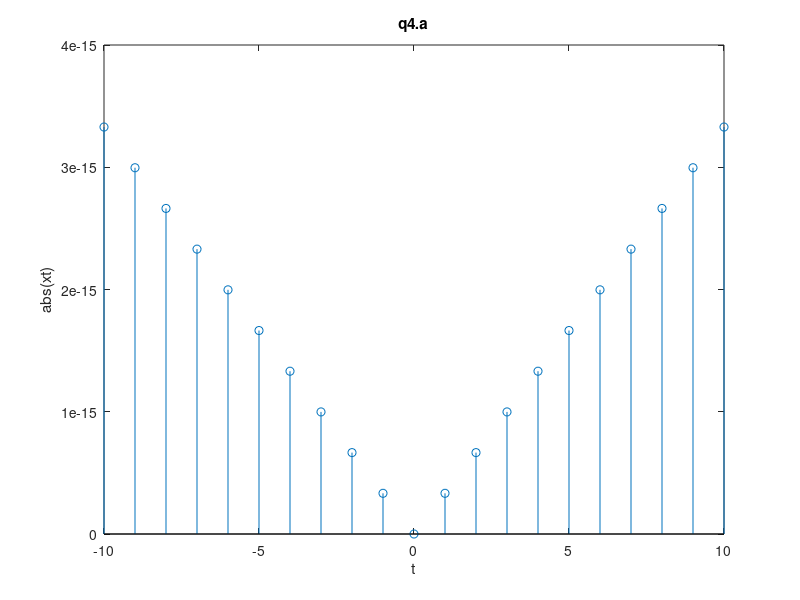
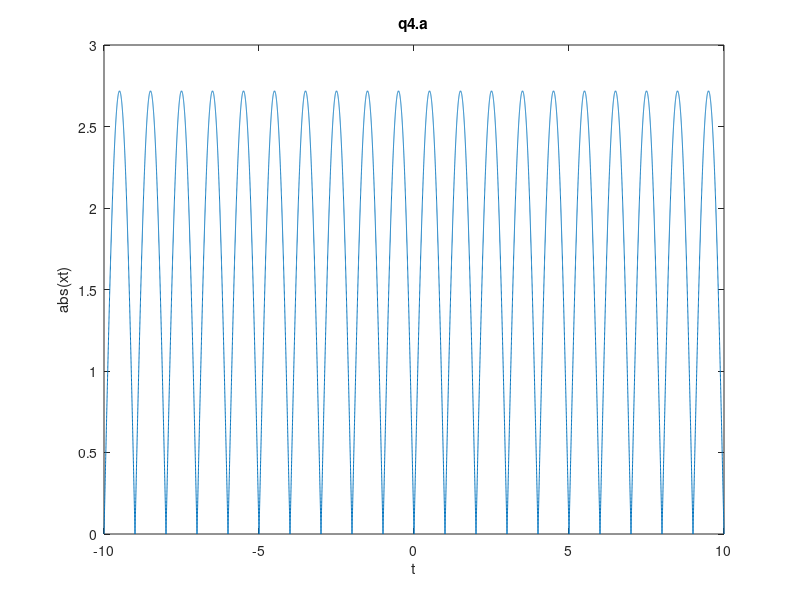
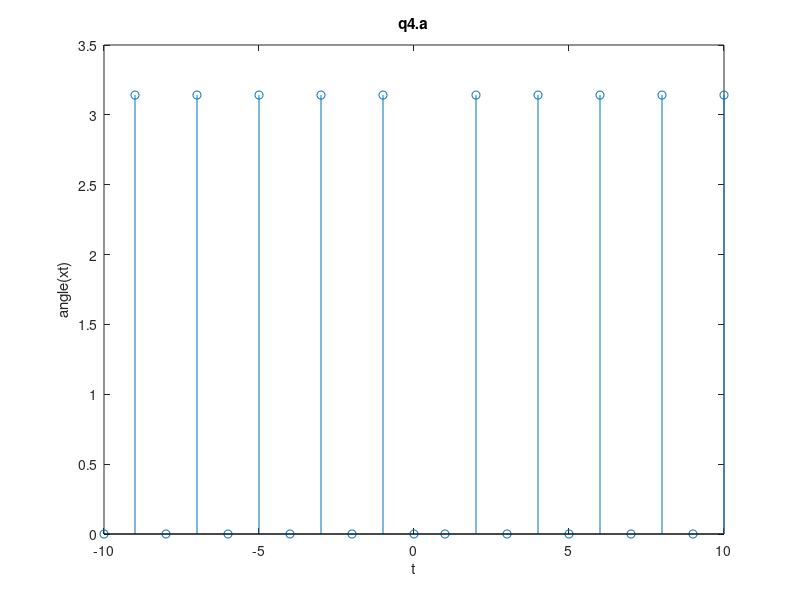
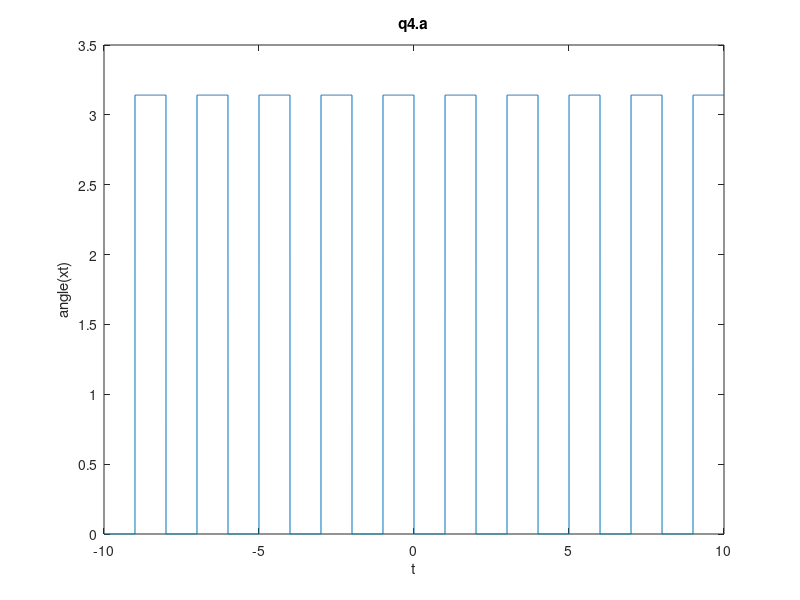

Reproduce these figures in MATLAB, in order.
clc;
clear;

% q4.a

t1 = [-10:0.001:10];
t2 = [-10:10];
xt2 = imag(2 - exp(1-(j*pi).*t2));
% x(t) for stem (without steps)
xt1 = imag(2 - exp(1-(j*pi).*t1));
% x(t) for plot with a 0.001 step

figure
stem(t2, abs(xt2));
title('q4.a');
xlabel('t');
ylabel('abs(xt)');

figure
plot(t1, abs(xt1));
title('q4.a');
xlabel('t');
ylabel('abs(xt)');

figure
stem(t2, angle(xt2));
title('q4.a');
xlabel('t');
ylabel('angle(xt)');

figure
plot(t1, angle(xt1));
title('q4.a');
xlabel('t');
ylabel('angle(xt)');

w = [-10*pi:10*pi];
xw = j*w./(1 + j.*w);

figure
stem(w, abs(xw));
title('q4.b');
xlabel('w');
ylabel('abs(xw)');

figure
plot(w, abs(xw));
title('q4.b');
xlabel('w');
ylabel('abs(xw)');

figure
stem(w, angle(xw));
title('q4.b');
xlabel('w');
ylabel('angle(xw)');

figure
plot(w, angle(xw));
title('q4.b');
xlabel('w');
ylabel('angle(xw)');


